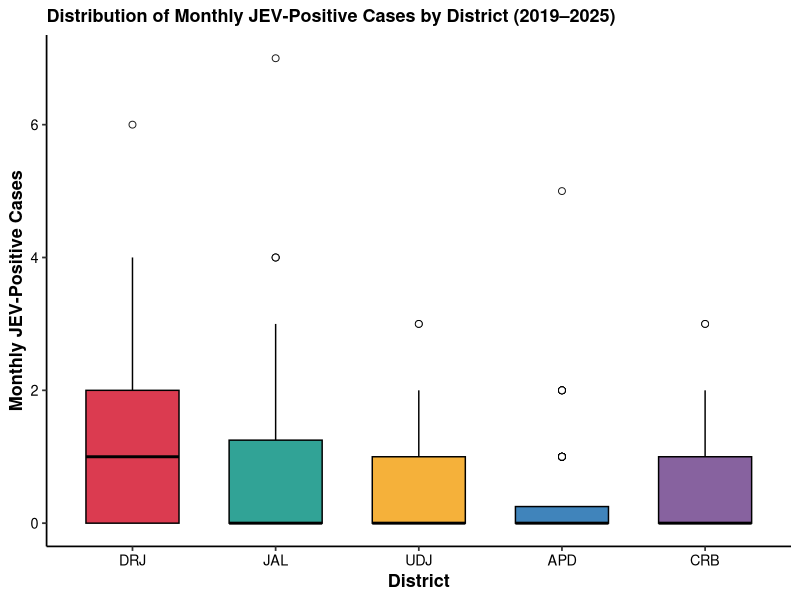
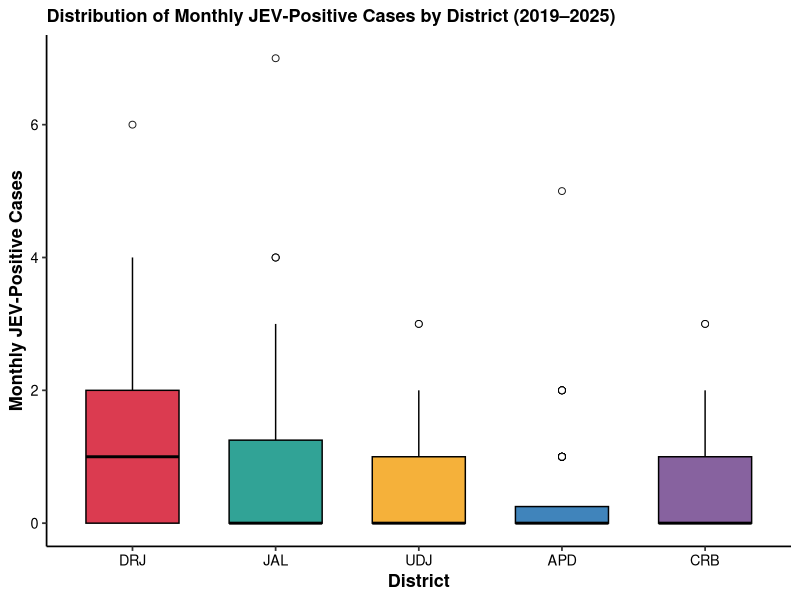

Write R code to recreate these figures, in order.
#===============================================================================
#
# KRUSKAL-WALLIS TEST + DUNN'S POST-HOC TEST
#
# Comparison of monthly JEV-positive case counts among five districts
# 2019–2025
#
# Districts:
# DRJ = Darjeeling
# JAL = Jalpaiguri
# UDJ = Uttar Dinajpur
# APD = Alipurduar
# CRB = Cooch Behar
#
# Statistical approach:
# 1. Kruskal-Wallis test
# 2. Dunn's post-hoc test
# 3. Bonferroni correction
# 4. Export complete results
#===============================================================================


#-------------------------------------------------------------------------------
# 1. PACKAGES
#-------------------------------------------------------------------------------

library(dplyr)
library(tidyr)
library(ggplot2)

# NOTE: the 'dunn.test' package is not used here. Dunn's post-hoc test is
# implemented manually below (function dunn_test_manual), following the
# standard Dunn (1964) rank-based formula with tie correction and Bonferroni
# adjustment. This reproduces the same Z statistics and adjusted p-values
# that the dunn.test package would return with method = "bonferroni".


#-------------------------------------------------------------------------------
# 2. REPRODUCIBILITY
#-------------------------------------------------------------------------------

set.seed(12345)


#-------------------------------------------------------------------------------
# 3. MONTHS AND YEARS
#-------------------------------------------------------------------------------

years <- 2019:2025

months <- c(
  "Jan", "Feb", "Mar", "Apr", "May", "Jun",
  "Jul", "Aug", "Sep", "Oct", "Nov", "Dec"
)


#-------------------------------------------------------------------------------
# 4. DRJ DATA
#-------------------------------------------------------------------------------

DRJ <- data.frame(
  Y2019=c(0,1,3,1,0,0,1,1,0,1,1,0),
  Y2020=c(0,1,1,0,0,2,3,0,1,2,2,1),
  Y2021=c(1,0,0,0,0,0,2,3,3,1,1,2),
  Y2022=c(0,0,0,0,1,0,0,0,2,4,4,1),
  Y2023=c(1,3,0,0,2,1,0,6,2,1,0,1),
  Y2024=c(1,0,0,0,0,0,0,3,2,2,1,0),
  Y2025=c(1,0,0,2,0,0,3,1,1,4,0,0)
)


#-------------------------------------------------------------------------------
# 5. JAL DATA
#-------------------------------------------------------------------------------

JAL <- data.frame(
  Y2019=c(0,0,1,0,0,0,2,1,0,0,0,1),
  Y2020=c(0,0,2,0,0,1,2,2,0,0,0,1),
  Y2021=c(0,0,0,1,0,0,7,3,0,2,1,0),
  Y2022=c(0,0,0,1,0,0,0,0,2,4,0,1),
  Y2023=c(1,1,0,0,2,0,2,4,4,2,0,0),
  Y2024=c(0,0,0,0,0,0,2,3,1,1,0,0),
  Y2025=c(0,0,0,2,2,0,3,1,0,2,3,0)
)


#-------------------------------------------------------------------------------
# 6. UDJ DATA
#-------------------------------------------------------------------------------

UDJ <- data.frame(
  Y2019=c(0,0,0,0,0,0,1,2,1,0,1,0),
  Y2020=c(0,0,0,0,0,0,0,0,0,0,1,0),
  Y2021=c(0,0,0,0,0,0,2,2,0,1,0,0),
  Y2022=c(0,0,0,0,0,1,0,0,0,1,0,0),
  Y2023=c(0,0,0,0,0,0,1,0,0,3,0,0),
  Y2024=c(0,0,1,0,0,0,1,2,2,0,0,0),
  Y2025=c(0,1,0,0,0,0,3,0,1,1,1,1)
)


#-------------------------------------------------------------------------------
# 7. APD DATA
#-------------------------------------------------------------------------------

APD <- data.frame(
  Y2019=c(0,0,0,1,0,0,2,2,1,0,0,0),
  Y2020=c(0,0,0,0,0,0,2,0,0,0,0,0),
  Y2021=c(0,0,0,0,0,0,1,0,0,0,1,1),
  Y2022=c(0,0,0,0,0,0,0,5,2,0,0,1),
  Y2023=c(0,1,0,0,1,0,0,2,2,1,0,0),
  Y2024=c(0,0,0,0,0,0,0,1,1,0,1,0),
  Y2025=c(0,0,0,0,0,0,1,0,0,0,1,0)
)


#-------------------------------------------------------------------------------
# 8. CRB DATA
#-------------------------------------------------------------------------------

CRB <- data.frame(
  Y2019=c(1,0,1,0,0,1,1,1,0,0,0,0),
  Y2020=c(1,1,0,0,0,0,0,0,0,0,0,1),
  Y2021=c(0,0,0,1,0,0,0,0,0,0,1,0),
  Y2022=c(0,2,0,0,0,0,0,1,2,1,1,0),
  Y2023=c(0,1,0,0,0,0,0,1,3,0,0,0),
  Y2024=c(0,0,0,0,0,0,0,3,0,1,0,0),
  Y2025=c(0,1,0,2,0,0,2,1,1,0,0,0)
)


#===============================================================================
# 9. CONVERT EACH DISTRICT TO LONG FORMAT
#===============================================================================

DRJ_long <- DRJ %>%
  mutate(Month = months) %>%
  pivot_longer(
    cols = starts_with("Y"),
    names_to = "Year",
    values_to = "CASES"
  ) %>%
  mutate(
    Year = gsub("Y", "", Year),
    DISTRICT = "DRJ"
  )


JAL_long <- JAL %>%
  mutate(Month = months) %>%
  pivot_longer(
    cols = starts_with("Y"),
    names_to = "Year",
    values_to = "CASES"
  ) %>%
  mutate(
    Year = gsub("Y", "", Year),
    DISTRICT = "JAL"
  )


UDJ_long <- UDJ %>%
  mutate(Month = months) %>%
  pivot_longer(
    cols = starts_with("Y"),
    names_to = "Year",
    values_to = "CASES"
  ) %>%
  mutate(
    Year = gsub("Y", "", Year),
    DISTRICT = "UDJ"
  )


APD_long <- APD %>%
  mutate(Month = months) %>%
  pivot_longer(
    cols = starts_with("Y"),
    names_to = "Year",
    values_to = "CASES"
  ) %>%
  mutate(
    Year = gsub("Y", "", Year),
    DISTRICT = "APD"
  )


CRB_long <- CRB %>%
  mutate(Month = months) %>%
  pivot_longer(
    cols = starts_with("Y"),
    names_to = "Year",
    values_to = "CASES"
  ) %>%
  mutate(
    Year = gsub("Y", "", Year),
    DISTRICT = "CRB"
  )


#===============================================================================
# 10. COMBINE ALL DISTRICTS
#===============================================================================

df_long <- bind_rows(
  DRJ_long,
  JAL_long,
  UDJ_long,
  APD_long,
  CRB_long
)


#-------------------------------------------------------------------------------
# 11. FACTOR ORDER
#-------------------------------------------------------------------------------

df_long$DISTRICT <- factor(
  df_long$DISTRICT,
  levels = c(
    "DRJ",
    "JAL",
    "UDJ",
    "APD",
    "CRB"
  )
)

df_long$Month <- factor(
  df_long$Month,
  levels = months
)

df_long$Year <- factor(
  df_long$Year,
  levels = as.character(years)
)


#===============================================================================
# 12. VERIFY DATA
#===============================================================================

cat("\n")
cat("======================================================================\n")
cat("DATA VERIFICATION\n")
cat("======================================================================\n")

cat("\nNumber of observations:", nrow(df_long), "\n")
cat("Expected observations: 420\n")
cat("5 districts × 7 years × 12 months = 420\n\n")


#-------------------------------------------------------------------------------
# District totals
#-------------------------------------------------------------------------------

district_totals <- df_long %>%
  group_by(DISTRICT) %>%
  summarise(
    Total_JEV_Positive = sum(CASES),
    Number_of_Months = n(),
    .groups = "drop"
  )

print(district_totals)


#-------------------------------------------------------------------------------
# Overall total
#-------------------------------------------------------------------------------

cat(
  "\nGrand total JEV-positive cases =",
  sum(df_long$CASES),
  "\n"
)


#===============================================================================
# 13. KRUSKAL-WALLIS TEST
#===============================================================================

cat("\n")
cat("======================================================================\n")
cat("KRUSKAL-WALLIS TEST\n")
cat("======================================================================\n\n")

kw_result <- kruskal.test(
  CASES ~ DISTRICT,
  data = df_long
)

print(kw_result)


#-------------------------------------------------------------------------------
# Extract Kruskal-Wallis statistics
#-------------------------------------------------------------------------------

KW_chisq <- as.numeric(
  kw_result$statistic
)

KW_df <- as.numeric(
  kw_result$parameter
)

KW_p <- kw_result$p.value


cat(
  "\nKruskal-Wallis chi-square =",
  round(KW_chisq, 3),
  "\n"
)

cat(
  "Degrees of freedom =",
  KW_df,
  "\n"
)

cat(
  "P-value =",
  format.pval(KW_p, digits = 4),
  "\n"
)


#===============================================================================
# 14. DUNN'S POST-HOC TEST (MANUAL IMPLEMENTATION)
#===============================================================================
#
# dunn.test package is unavailable in this environment (no CRAN access),
# so Dunn's (1964) rank-sum post-hoc test is implemented directly:
#
#   z_ij = (Rbar_i - Rbar_j) /
#          sqrt( ((N*(N+1)/12) - (sum(t^3 - t) / (12*(N-1)))) * (1/n_i + 1/n_j) )
#
# where Rbar = mean rank per group, N = total n, t = tied-group sizes.
# Two-sided p-values are computed from the standard normal distribution
# and then Bonferroni-adjusted (p * number of comparisons, capped at 1).
#===============================================================================

cat("\n")
cat("======================================================================\n")
cat("DUNN'S POST-HOC TEST\n")
cat("Bonferroni correction\n")
cat("======================================================================\n\n")


dunn_test_manual <- function(x, g) {

  g <- factor(g)
  N <- length(x)
  R <- rank(x)                       # ranks across ALL groups (with ties averaged)

  groups <- levels(g)
  k <- length(groups)

  # Mean rank and n per group
  rank_stats <- data.frame(
    group = groups,
    n = as.numeric(table(g)[groups]),
    mean_rank = sapply(groups, function(gr) mean(R[g == gr]))
  )

  # Tie correction term: sum(t^3 - t) over all tied rank groups
  tie_table <- table(R)
  tie_term <- sum(tie_table^3 - tie_table)

  sigma_base <- (N * (N + 1) / 12) - (tie_term / (12 * (N - 1)))

  # All pairwise comparisons
  pairs <- combn(groups, 2, simplify = FALSE)
  n_comp <- length(pairs)

  comparisons <- character(n_comp)
  Z <- numeric(n_comp)
  P_raw <- numeric(n_comp)

  for (idx in seq_along(pairs)) {

    gi <- pairs[[idx]][1]
    gj <- pairs[[idx]][2]

    Ri <- rank_stats$mean_rank[rank_stats$group == gi]
    Rj <- rank_stats$mean_rank[rank_stats$group == gj]
    ni <- rank_stats$n[rank_stats$group == gi]
    nj <- rank_stats$n[rank_stats$group == gj]

    se <- sqrt(sigma_base * (1 / ni + 1 / nj))

    z_val <- (Ri - Rj) / se
    p_val <- 2 * (1 - pnorm(abs(z_val)))

    comparisons[idx] <- paste(gi, "-", gj)
    Z[idx] <- z_val
    P_raw[idx] <- p_val
  }

  P_adjusted <- pmin(P_raw * n_comp, 1)

  data.frame(
    comparisons = comparisons,
    Z = Z,
    P_raw = P_raw,
    altP.adjusted = P_adjusted
  )
}


dunn_result <- dunn_test_manual(
  x = df_long$CASES,
  g = df_long$DISTRICT
)


#===============================================================================
# 15. CREATE DUNN RESULTS TABLE
#===============================================================================

dunn_df <- data.frame(

  Comparison = dunn_result$comparisons,

  Z = round(
    dunn_result$Z,
    3
  ),

  P_adjusted = round(
    dunn_result$altP.adjusted,
    4
  )

)


#-------------------------------------------------------------------------------
# Add significance
#-------------------------------------------------------------------------------

dunn_df$Significant <- ifelse(
  dunn_df$P_adjusted < 0.05,
  "Yes",
  "No"
)


#===============================================================================
# 16. DISPLAY COMPLETE DUNN RESULTS
#===============================================================================

cat("\n")
cat("Complete pairwise Dunn's test results:\n\n")

print(
  dunn_df,
  row.names = FALSE
)


#===============================================================================
# 17. SIGNIFICANT PAIRWISE COMPARISONS
#===============================================================================

significant_pairs <- dunn_df %>%
  filter(
    P_adjusted < 0.05
  )


cat("\n")
cat("======================================================================\n")
cat("SIGNIFICANT PAIRWISE COMPARISONS\n")
cat("======================================================================\n\n")


if (nrow(significant_pairs) == 0) {

  cat(
    "No pairwise comparisons remained significant after Bonferroni correction.\n"
  )

} else {

  print(
    significant_pairs,
    row.names = FALSE
  )
}


#===============================================================================
# 18. DESCRIPTIVE STATISTICS BY DISTRICT
#===============================================================================

district_summary <- df_long %>%

  group_by(DISTRICT) %>%

  summarise(

    N = n(),

    Mean = mean(CASES),

    SD = sd(CASES),

    Median = median(CASES),

    IQR = IQR(CASES),

    Minimum = min(CASES),

    Maximum = max(CASES),

    .groups = "drop"
  )


cat("\n")
cat("======================================================================\n")
cat("DESCRIPTIVE STATISTICS BY DISTRICT\n")
cat("======================================================================\n\n")

print(
  district_summary,
  row.names = FALSE
)


#===============================================================================
# 19. BOXPLOT (COLOURED BY DISTRICT)
#===============================================================================

district_colors <- c(
  "DRJ" = "#D7263D",   # red
  "JAL" = "#1B998B",   # teal
  "UDJ" = "#F4A825",   # amber
  "APD" = "#2C77B4",   # blue
  "CRB" = "#7A5195"    # purple
)

boxplot_district <- ggplot(

  df_long,

  aes(
    x = DISTRICT,
    y = CASES,
    fill = DISTRICT
  )

) +

  geom_boxplot(
    width = 0.65,
    color = "black",
    alpha = 0.9,
    outlier.color = "black",
    outlier.shape = 21,
    outlier.fill = "white",
    outlier.size = 2
  ) +

  scale_fill_manual(
    values = district_colors,
    name = "District"
  ) +

  labs(
    x = "District",
    y = "Monthly JEV-Positive Cases",
    title = "Distribution of Monthly JEV-Positive Cases by District (2019\u20132025)"
  ) +

  theme_classic(
    base_size = 13
  ) +

  theme(

    axis.title = element_text(
      face = "bold"
    ),

    axis.text = element_text(
      color = "black"
    ),

    plot.title = element_text(
      face = "bold",
      size = 13
    ),

    legend.position = "none"

  )


#-------------------------------------------------------------------------------
# Display
#-------------------------------------------------------------------------------

print(boxplot_district)


#===============================================================================
# 20. SAVE BOXPLOT
#===============================================================================

ggsave(
  filename = "JEV_District_Kruskal_Wallis_Boxplot.png",
  plot = boxplot_district,
  width = 8,
  height = 5.5,
  units = "in",
  dpi = 300
)


#===============================================================================
# 21. EXPORT RESULTS
#===============================================================================

write.csv(
  district_summary,
  "JEV_District_Kruskal_Wallis_Descriptive_Statistics.csv",
  row.names = FALSE
)


write.csv(
  dunn_df,
  "JEV_District_Dunn_Bonferroni_Results.csv",
  row.names = FALSE
)


#===============================================================================
# 22. FINAL SUMMARY
#===============================================================================

cat("\n")
cat("======================================================================\n")
cat("FINAL STATISTICAL SUMMARY\n")
cat("======================================================================\n\n")

cat(
  "Kruskal-Wallis chi-square =",
  round(KW_chisq, 3),
  "\n"
)

cat(
  "df =",
  KW_df,
  "\n"
)

cat(
  "P =",
  format.pval(KW_p, digits = 4),
  "\n\n"
)


cat(
  "Number of significant Dunn pairwise comparisons =",
  nrow(significant_pairs),
  "\n\n"
)


if (nrow(significant_pairs) > 0) {

  print(
    significant_pairs,
    row.names = FALSE
  )

}


cat("\n")
cat("Analysis completed successfully.\n")
cat("======================================================================\n")


#===============================================================================
# END OF SCRIPT
#===============================================================================
